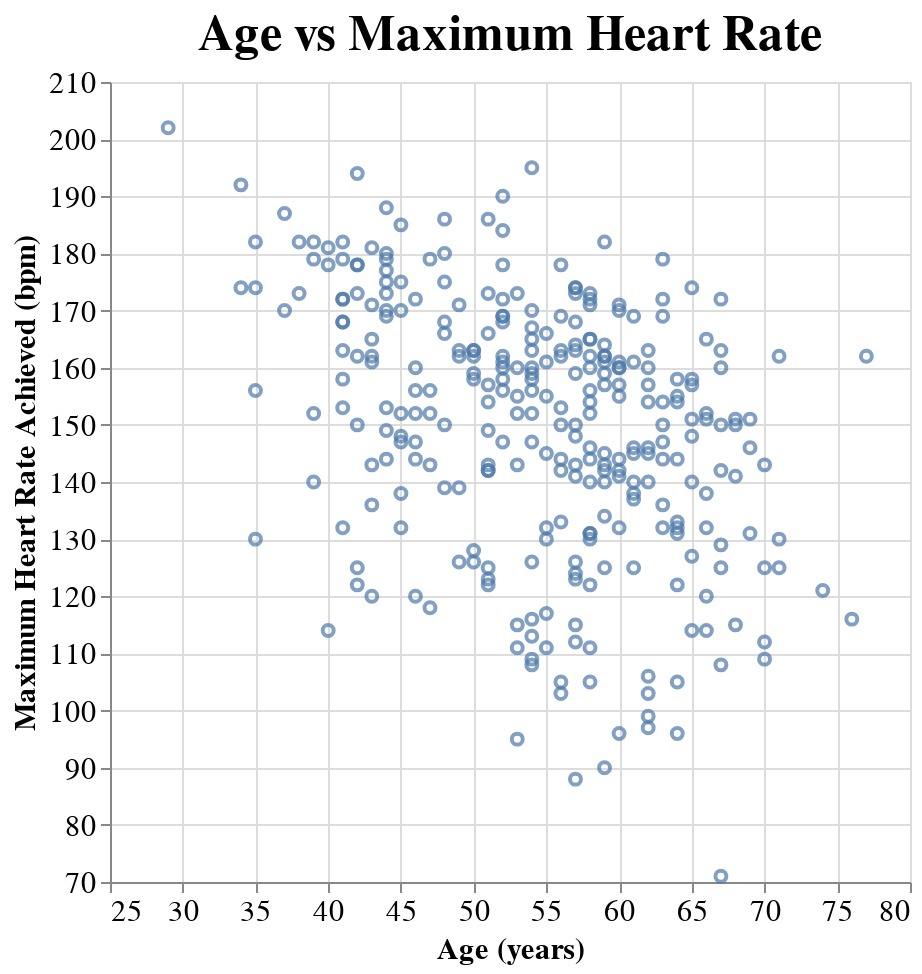

Source (notebook cell):
### Markdown cell above
We want to visualize how maximum heart rate achieved by patients changes with age.

### Code cell
age_vs_thalach = (
    alt.Chart(heart_disease_final, title="Age vs Maximum Heart Rate")
    .mark_point()
    .encode(
        x=alt.X("Age", title="Age (years)",scale=alt.Scale(zero=False)),
        y=alt.Y(
            "Max_Heart_Rate:Q",
            title="Maximum Heart Rate Achieved (bpm)",
            scale=alt.Scale(zero=False),
        ),
    )
    .configure_axis(labelFontSize=15, titleFontSize=15)
    .configure_title(fontSize=25)
    .properties(width=400, height=400)
)
age_vs_thalach

### Figure 1 — Vega-Lite specification as saved in the notebook (floating-point values rounded to 4 significant figures; data arrays with more than 128 entries replaced by an {"elided": "..."} marker saying what was removed)
{"$schema": "https://vega.github.io/schema/vega-lite/v4.17.0.json", "config": {"axis": {"labelFontSize": 15, "titleFontSize": 15}, "title": {"fontSize": 25}, "view": {"continuousHeight": 300, "continuousWidth": 400}}, "data": {"name": "data-8b00c19a27095a8badf682989b550ef8"}, "datasets": {"data-8b00c19a27095a8badf682989b550ef8": {"elided": "303 records"}}, "encoding": {"x": {"field": "Age", "scale": {"zero": false}, "title": "Age (years)", "type": "quantitative"}, "y": {"field": "Max_Heart_Rate", "scale": {"zero": false}, "title": "Maximum Heart Rate Achieved (bpm)", "type": "quantitative"}}, "height": 400, "mark": "point", "title": "Age vs Maximum Heart Rate", "width": 400}
